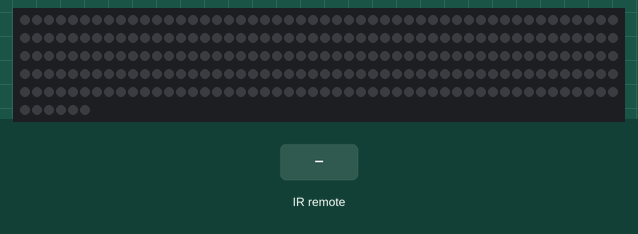
The sketch below on a simulated Arduino Uno, built with avr-gcc and run on an emulated ATmega328P. On the bench: 256 RGB LEDs in strip order, left to right, continuing on the next row. Inputs (shaded band) come from the test bench. Dim RGB values are drawn brighter than linear; what the sketch prints to the serial monitor is not drawn.

Above: at 1.2 s.
1.3 s: infrared code 0xA3C8EDDB received
At 2.5 s:
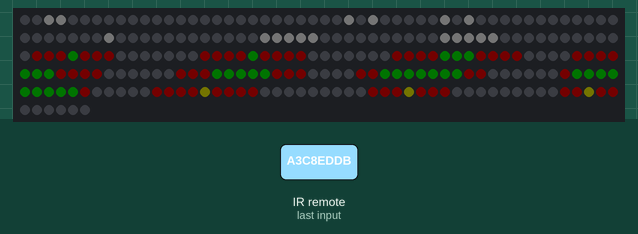
2.9 s: infrared code 0xE5CFBD7F received
At 4.5 s:
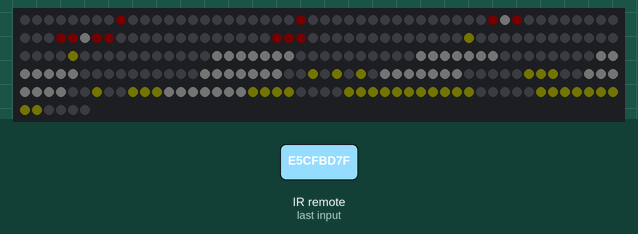
Timing chart, 0 to 6.0 s (numbered marks = the images above; inputs shaded):
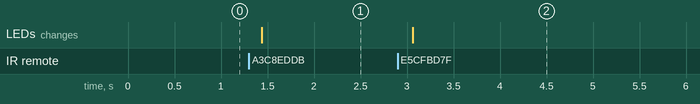

The sketch:

led_matrix_256.ino
```cpp
#include <Adafruit_NeoPixel.h>
#ifdef __AVR__
#include <avr/power.h>
#include "IRremote.h"  //Remote control library
#endif

#define NUM_OF_PIXELS    256
#define MATRIX_DATA_PIN  4
#define RECEIVER_PIN     12

IRrecv irrecv(RECEIVER_PIN);    // create instance of 'irrecv'
decode_results results;     // create instance of 'decode_results'

Adafruit_NeoPixel strip = Adafruit_NeoPixel(NUM_OF_PIXELS, MATRIX_DATA_PIN, NEO_GRB + NEO_KHZ800);

//int sensorPin = A5;    // select the input pin for the potentiometer
//int sensorValue = 0;  // variable to store the value coming from the sensor

struct COLOR {
  byte red;
  byte green;
  byte blue;
};

#define D {0x00, 0x00, 0x00}
#define b {0x00, 0x00, 0xFF}
#define g {0x00, 0xFF, 0x00}
#define r {0xFF, 0x00, 0x00}
#define p {0xFF, 0x00, 0xFF}
#define y {0xFF, 0xFF, 0x00}
#define a {0x00, 0xFF, 0xFF}
#define w {0xFF, 0xFF, 0xFF}


const PROGMEM COLOR frames[][NUM_OF_PIXELS] = { {
        D,D,w,w,D,D,D,D,D,D,D,D,D,D,D,D,
        D,D,D,D,D,D,D,D,D,D,D,w,D,w,D,D,
        D,D,D,w,D,w,D,D,D,D,D,D,D,D,D,D,
        D,D,D,D,D,D,D,D,D,w,D,D,D,D,D,D,
        D,D,D,D,D,D,w,w,w,w,w,D,D,D,D,D,
        D,D,D,D,D,w,w,w,w,w,D,D,D,D,D,D,
        D,D,D,D,D,r,r,r,g,r,r,r,D,D,D,D,
        D,D,D,r,r,r,r,g,r,r,r,r,D,D,D,D,
        D,D,D,r,r,r,r,g,g,g,r,r,r,r,D,D,
        D,D,r,r,r,r,g,g,g,r,r,r,r,D,D,D,
        D,D,D,r,r,r,g,g,g,g,g,r,r,r,D,D,
        D,D,r,r,g,g,g,g,g,g,g,r,r,D,D,D,
        D,D,D,r,g,g,g,g,g,g,g,g,g,r,D,D,
        D,D,D,r,r,r,r,y,r,r,r,r,D,D,D,D,
        D,D,D,D,D,r,r,r,y,r,r,r,D,D,D,D,
        D,D,D,D,D,r,r,y,r,r,D,D,D,D,D,D
    },

    {   D,D,D,D,D,D,D,D,r,D,D,D,D,D,D,D,
        D,D,D,D,D,D,D,r,D,D,D,D,D,D,D,D,
        D,D,D,D,D,D,D,r,w,r,D,D,D,D,D,D,
        D,D,D,D,D,r,r,w,r,r,D,D,D,D,D,D,
        D,D,D,D,D,D,D,r,r,r,D,D,D,D,D,D,
        D,D,D,D,D,D,D,y,D,D,D,D,D,D,D,D,
        D,D,D,D,D,D,D,D,y,D,D,D,D,D,D,D,
        D,D,D,D,w,w,w,w,w,w,w,D,D,D,D,D,
        D,D,D,D,D,w,w,w,w,w,w,w,D,D,D,D,
        D,D,D,D,w,w,w,w,w,w,w,D,D,D,D,D,
        D,D,D,D,D,w,w,w,w,w,w,w,D,D,y,D,
        y,D,y,D,w,w,w,w,w,w,w,D,D,D,D,D,
        y,y,y,D,D,w,w,w,w,w,w,w,D,D,y,D,
        D,y,y,y,w,w,w,w,w,w,w,y,y,y,y,D,
        D,D,D,y,y,y,y,y,y,y,y,y,y,y,D,D,
        D,D,D,y,y,y,y,y,y,y,y,y,D,D,D,D
    },

    {   D,D,D,D,D,D,D,g,g,D,D,D,D,D,D,D,
        D,D,D,D,D,D,D,g,g,D,D,D,D,D,D,D,
        D,D,D,D,D,D,b,g,g,g,D,D,D,D,D,D,
        D,D,D,D,D,D,g,g,b,r,D,D,D,D,D,D,
        D,D,D,D,D,g,g,g,b,g,b,D,D,D,D,D,
        D,D,D,D,D,g,b,g,g,g,b,D,D,D,D,D,
        D,D,D,D,g,g,b,g,g,g,b,b,D,D,D,D,
        D,D,D,D,g,r,g,b,b,g,g,g,D,D,D,D,
        D,D,D,g,b,g,g,g,g,b,b,g,g,D,D,D,
        D,D,D,g,b,p,g,g,g,b,b,g,g,D,D,D,
        D,D,b,g,p,g,g,b,g,g,g,g,b,b,D,D,
        D,D,g,g,y,g,b,b,g,r,g,b,b,g,D,D,
        D,g,g,g,g,b,b,g,g,g,b,b,g,g,g,D,
        D,D,D,D,D,D,y,y,y,y,D,D,D,D,D,D,
        D,D,D,D,D,D,y,y,y,y,D,D,D,D,D,D,
        D,D,D,D,D,D,y,y,y,y,D,D,D,D,D,D
    }
};

const uint16_t MAX_FRAME = ((sizeof(frames) / sizeof(COLOR)) / NUM_OF_PIXELS);


void setup() {
    irrecv.enableIRIn(); // Start the remote control receiver

    Serial.begin(115200); // setup serial printing so you can troubleshoot

    strip.begin();
    strip.setBrightness(1);
    strip.show(); // Initialize all pixels to 'off'

    Serial.print("Total number of frames: "); Serial.println(MAX_FRAME);
}

void loop() {
    uint16_t frameNumber = myRemoteRead();
    Serial.print("Frame in Show Routine=");
    Serial.print(frameNumber);
    Serial.println();

    renderFrame(frameNumber);
    delay(200);
}

void renderFrame( uint16_t frameNumber ) {

  // Ensure that there is a valid frame, otherwise we will walk off the memory allocated and then bad things happen
  if (frameNumber >= 0 && frameNumber < MAX_FRAME) {
    static COLOR pixel = {0, 0, 0};

    // Setup every pixels
    for(uint16_t i = 0; i < NUM_OF_PIXELS; i++) {

      // Copy from the program memory to the local variable pixel
      memcpy_P ((void *)&pixel, &frames[frameNumber][i], sizeof(COLOR));
      /*  Serial.print("Pixel: "); Serial.println(i);
        Serial.print("R: "); Serial.println(pixel.red);
        Serial.print("G: "); Serial.println(pixel.green);
        Serial.print("B: "); Serial.println(pixel.blue);
        delay(1000);*/
      strip.setPixelColor(i, pixel.red, pixel.green, pixel.blue);
    }

    // Render the frame
    strip.show();
  }
}

uint16_t myRemoteRead() {
    uint16_t remoteFrame = MAX_FRAME; // Start off with an invalid frame to ease debugging
    uint32_t remoteValue = 0;

    if (irrecv.decode(&results))  {  // have we received an IR signal?
      remoteValue = results.value;

      switch(remoteValue) {
        case 0xA3C8EDDB: // + button pressed
          remoteFrame = 0;
          break;

        case 0xE5CFBD7F: // - button pressed
          remoteFrame = 1;
          break;

        default: // Go here if none of the above buttons are pressed
          remoteFrame = 2;
          break;
      }

      irrecv.resume(); // Receive the next value
    }

    Serial.print("remoteValue = ");
    Serial.print(remoteValue);
    Serial.println();

    Serial.print("remoteFrame = ");
    Serial.print(remoteFrame);
    Serial.println();

    return remoteFrame;
}
```

Measured:
- after the input at 1.3 s, the LEDs: change after 0.14 s (image 1)
- after the input at 2.9 s, the LEDs: change after 0.16 s (image 2)
